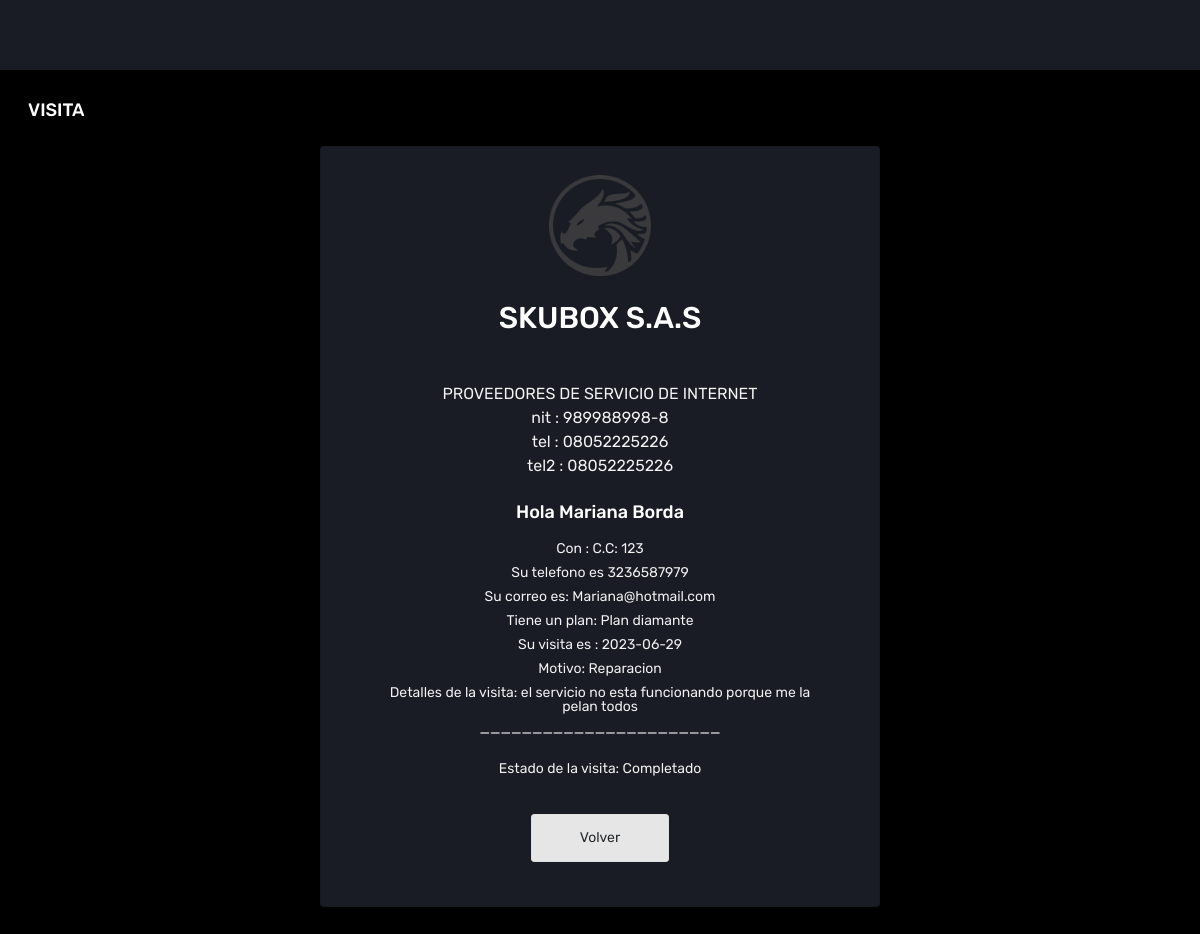
/consultas/visitascliente.php?id=3, run on the app's committed database.
### tables this page shows
CREATE TABLE `empresa` (
  `id` int(11) NOT NULL DEFAULT 1,
  `logoEmpr` longblob DEFAULT NULL,
  `rz` varchar(255) DEFAULT NULL,
  `nombEmpresa` varchar(255) DEFAULT NULL,
  `nit` varchar(20) DEFAULT NULL,
  `crc` varchar(255) DEFAULT NULL,
  `nombrepleg` varchar(255) DEFAULT NULL,
  `docurepleg` varchar(50) DEFAULT NULL,
  `dirsede` varchar(255) DEFAULT NULL,
  `telsede` varchar(20) DEFAULT NULL,
  `telsede2` varchar(50) DEFAULT NULL,
  `email` varchar(20) DEFAULT NULL,
  `paginaWeb` varchar(255) DEFAULT NULL,
  `fechaConstitucion` date DEFAULT NULL
);

CREATE TABLE `usuario` (
  `idUsuario` int(11) NOT NULL,
  `tipoDocumento` varchar(20) NOT NULL DEFAULT 'CC',
  `documentoUsuario` varchar(20) NOT NULL,
  `nombresUsuario` varchar(100) NOT NULL,
  `telefonoUsuario` varchar(20) DEFAULT NULL,
  `correoUsuario` varchar(100) NOT NULL,
  `claveUsuario` varchar(150) NOT NULL,
  `estadoUsuario` enum('Activo','Inactivo') NOT NULL DEFAULT 'Activo',
  `creado` date NOT NULL,
  `ultimaActualizacion` date NOT NULL,
  `rol` varchar(100) NOT NULL,
  `fotoUsuario` varchar(255) DEFAULT 'pic-1.png',
  `foto` varchar(255) DEFAULT NULL
);

CREATE TABLE `cliente` (
  `idCliente` int(11) NOT NULL,
  `tipoDocumento` varchar(10) NOT NULL DEFAULT 'CC',
  `documentoCliente` varchar(20) NOT NULL,
  `nombreCliente` varchar(100) NOT NULL,
  `telefonoCliente` varchar(20) NOT NULL,
  `correoCliente` varchar(100) NOT NULL,
  `direccion` varchar(100) DEFAULT NULL,
  `estadoCliente` varchar(10) NOT NULL DEFAULT 'Activo',
  `plan_idPlan` int(11) NOT NULL,
  `creado` date DEFAULT NULL,
  `ultimaActualizacion` date DEFAULT NULL,
  `meses_gracia` int(11) DEFAULT 0
);

CREATE TABLE `plan` (
  `idPlan` int(11) NOT NULL,
  `codigoPlan` varchar(20) NOT NULL,
  `tipoPlan` varchar(20) DEFAULT NULL,
  `velocidad` varchar(20) NOT NULL,
  `nombrePlan` varchar(250) NOT NULL,
  `precioPlan` decimal(10,0) NOT NULL,
  `desPlan` varchar(2000) DEFAULT NULL,
  `estadoPlan` varchar(10) NOT NULL
);

CREATE TABLE `visitas` (
  `idVisita` int(10) NOT NULL,
  `tipoVisita` varchar(100) NOT NULL DEFAULT 'Instalacion',
  `motivoVisita` varchar(2000) DEFAULT NULL,
  `diaVisita` date DEFAULT NULL,
  `estadoVisita` varchar(100) DEFAULT 'Activo',
  `visita_idCliente` int(11) DEFAULT NULL,
  `comentario` varchar(2000) DEFAULT NULL
);

### public_html/consultas/visitascliente.php (the view, shortened to what this page needs)
    <?php
include '../../includes/header.php';
?>
<body>
  <?php
  require_once __DIR__ . '/../../config/db.php';
  $id = $_GET['id'];
  $sql = "SELECT * FROM usuario
  INNER JOIN user_visita
  INNER JOIN visitas
  INNER JOIN cliente
  INNER JOIN plan
  WHERE usuario.`idUsuario`=user_visita.`user_idUser`
  AND user_visita.`visita_idVisita`=visitas.`idVisita`
  AND  cliente.`idCliente`=visitas.`visita_idCliente`
  AND cliente.`plan_idPlan`=plan.`idPlan`
  AND idVisita='$id';";
if ($rta = $con->query($sql)) {
while ($row = $rta->fetch_assoc()) {
$tipov = $row['tipoVisita'];
$motivo = $row['motivoVisita'];
$diaVisita = $row['diaVisita'];
$eVisita = $row['estadoVisita'];
$tdc = $row['tipoDocumento'];
$docCliente = $row['documentoCliente'];
$nomCliente = $row['nombreCliente'];
$telCliente = $row['telefonoCliente'];
$emailCliente = $row['correoCliente'];
$nombreplan = $row['nombrePlan'];
    }
  }
  $sql2 = "SELECT * FROM empresa WHERE id='1';";
  $query2 = mysqli_query($con, $sql2);
  $row = mysqli_fetch_array($query2);
  ?>
  <div class="main-panel">
    <div class="content-wrapper">
      <div class="page-header">
        <h2 class="page-title">VISITA</h2>
      </div>
      <div class="row justify-content-center">
        <div class="col-md-6 col-12 grid-margin stretch-card mx-auto">
          <div class="card">
            <div class="card-body">
              <div style="text-align: center;">
                <img class="logo" src="../assets/images/empresa/logoEmpresa.png" alt="logo" style="max-width: 20%; height: auto" class="img-responsive" />
              </div>
              <br>
              <center>
                <h2 class="card-title"><?php echo $row['nombEmpresa'] ?></h2>
              </center>
              <form class="forms-sample">
                <div class="form-group">
                  <div class="card-body">
                    <form class="forms-sample">
                      <center><class="card-title"><?php echo $row['rz'] ?></center>
                      <center><class="card-title">nit : <?php echo $row['nit'] ?></center>
                      <center><class="card-title">tel : <?php echo $row['telsede'] ?></center>
                      <center><class="card-title">tel2 : <?php echo $row['telsede2'] ?></center>
                      <br>
                      <center>
                        <h4 class="card-title">Hola <?php echo "$nomCliente" ?></h4>
                      </center>
                      <div class="form-group">
                        <div>
                          <center><label for="cp">Con : <?php echo "$tdc: $docCliente" ?></label></center>
                        </div>
                        <div>
                          <center><label for="des"> Su telefono es <?php echo "$telCliente" ?></label>
                        </div>
                        <div>
                          <center><label for="des"> Su correo es: <?php echo "$emailCliente" ?></label></center>
                        </div>
                        <div>
                          <center><label for="cp">Tiene un plan: <?php echo "$nombreplan" ?></label></center>
                        </div>
                        <div>
                          <center><label for="cp">Su visita es : <?php echo "$diaVisita" ?></label></center>
                        </div>
                        <div>
                          <center><label for="cp">Motivo: <?php echo "$tipov" ?></label></center>
                        </div>
                        <div>
                          <center><label> Detalles de la visita: <?php echo "$motivo"?><label></center>
                        </div>
                          <center><label>_______________________</label></center>
                        </div>
                        <div>
                          <center><label for="plan">Estado de la visita: <?php echo "$eVisita " ?></label></center>
                        </div>
                      </div>
                      <center><a href="../index.php" class="btn btn-light btn-lg active" role="button" aria-pressed="true">Volver </a>
                      </center>
                    </form>
                  </div>
                </div>
            </div>
          </div>
        </div>
      </div>
</body>
</html>

### data on the page
empresa: nombEmpresa "SKUBOX S.A.S", rz "PROVEEDORES DE SERVICIO DE INTERNET", nit "989988998-8", telsede "08052225226", telsede2 "08052225226"
usuario: cliente.nombreCliente "Mariana Borda", cliente.tipoDocumento "C.C", cliente.documentoCliente "123", cliente.telefonoCliente "3236587979", cliente.correoCliente "Mariana@hotmail.com", plan.nombrePlan "Plan diamante", visitas.diaVisita "2023-06-29", visitas.tipoVisita "Reparacion", visitas.motivoVisita "el servicio no esta funcionando porque me la pelan todos", visitas.estadoVisita "Completado"
